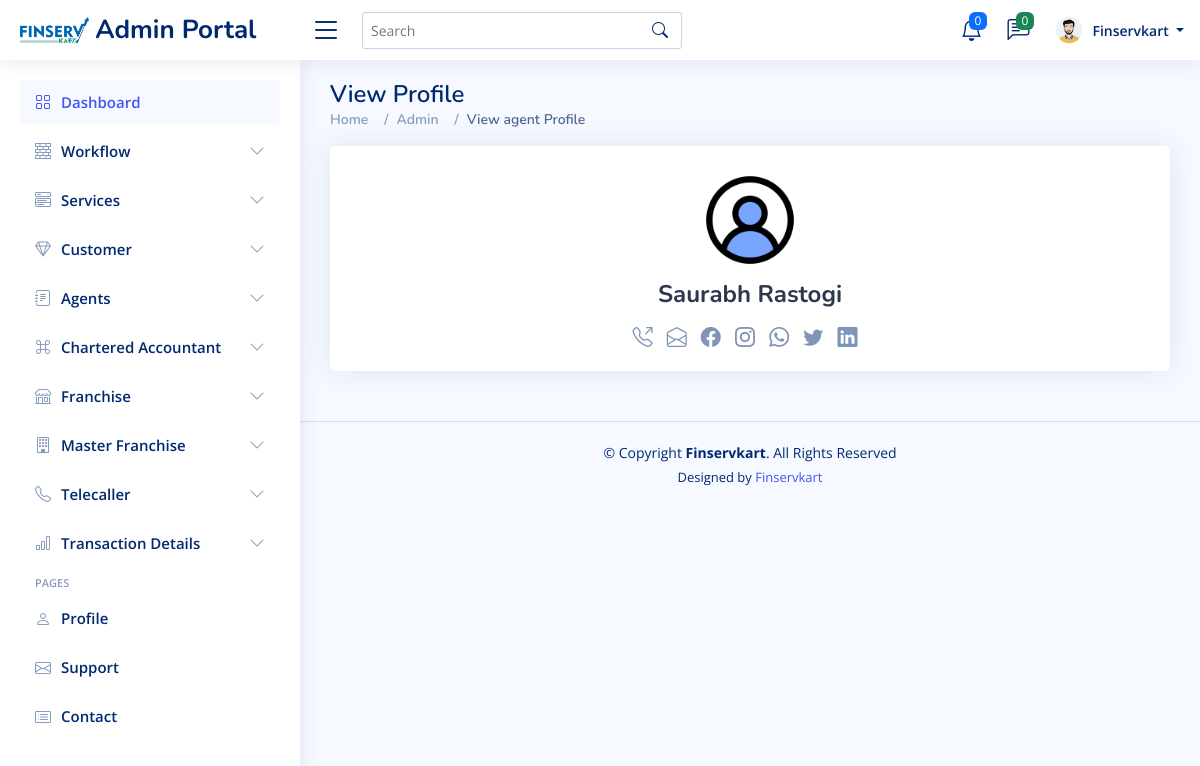
The page /admin/view-profile.php?role=agent&id=19 (signed in) on the database its author committed.
### tables this page shows
CREATE TABLE `agent` (
  `id` int(11) NOT NULL,
  `AGID` varchar(100) DEFAULT NULL,
  `fname` varchar(100) DEFAULT NULL,
  `lname` varchar(100) DEFAULT NULL,
  `email` varchar(200) DEFAULT NULL,
  `phone` varchar(255) DEFAULT NULL,
  `doc` varchar(255) DEFAULT NULL,
  `password` varchar(20) DEFAULT NULL,
  `referral` varchar(50) DEFAULT NULL,
  `regDate` varchar(50) DEFAULT NULL,
  `AGProfile` varchar(255) DEFAULT NULL,
  `address` varchar(255) DEFAULT NULL,
  `fb` varchar(255) DEFAULT NULL,
  `insta` varchar(255) DEFAULT NULL,
  `linkedin` varchar(255) DEFAULT NULL,
  `twitter` varchar(255) DEFAULT NULL,
  `whatsapp` varchar(255) DEFAULT NULL,
  `IFSE` varchar(100) DEFAULT NULL,
  `bank` varchar(100) DEFAULT NULL,
  `branch` varchar(100) DEFAULT NULL,
  `ACNo` varchar(100) DEFAULT NULL
);

### admin/view-profile.php (the view, shortened to what this page needs)
<?php session_start();
   include_once('../include/config.php');
   if (strlen($_SESSION['adminid']==0)) {
    header('location:logout.php');
    } else{
?>
<!DOCTYPE html>
<html lang="en">
   <head>
      <link href="https://maxcdn.bootstrapcdn.com/bootstrap/4.0.0-beta/css/bootstrap.min.css" rel="stylesheet">
      <link href="assets/vendor/bootstrap/css/bootstrap.min.css" rel="stylesheet">
      <link href="assets/vendor/bootstrap-icons/bootstrap-icons.css" rel="stylesheet">
      <link href="assets/vendor/boxicons/css/boxicons.min.css" rel="stylesheet">
      <link href="assets/vendor/quill/quill.snow.css" rel="stylesheet">
      <link href="assets/vendor/quill/quill.bubble.css" rel="stylesheet">
      <link href="assets/vendor/remixicon/remixicon.css" rel="stylesheet">
      <link href="assets/vendor/simple-datatables/style.css" rel="stylesheet">
      <link href="assets/css/style.css" rel="stylesheet">
      <link rel="stylesheet" href="https://cdnjs.cloudflare.com/ajax/libs/toastr.js/latest/css/toastr.min.css">
   </head>
   <body>
      <?php include("include/header.php"); ?>
      <?php include("include/sider.php"); ?>
      <main id="main" class="main">
         <?php
            $role = $_GET['role'];
            $id = $_GET['id'];
            $query=mysqli_query($con,"select * from $role where id = $id");
            while($result=mysqli_fetch_array($query))
            {
         ?>
         <div class="pagetitle">
            <h1>View Profile</h1>
            <nav>
               <ol class="breadcrumb">
                  <li class="breadcrumb-item"><a href="index.php">Home</a></li>
                  <li class="breadcrumb-item">Admin</li>
                  <li class="breadcrumb-item active">View <?= $role ?> Profile</li>
               </ol>
            </nav>
         </div>
         <section class="section profile">
            <div class="row">
               <div class="col">
                  <div class="card">
                     <div class="card-body profile-card pt-4 d-flex flex-column align-items-center">
                        <?php
                        if ($role == "customer") {
                            $profileImage = empty($result['CProfile']) ? '../customer/assets/profile/avatar.png' : '../customer/assets/profile/' . $result['CProfile'];
                        } elseif ($role == "ca") {
                            $profileImage = empty($result['CAProfile']) ? '../CA/assets/profile/avatar.png' : '../CA/assets/profile/' . $result['CAProfile'];
                        } elseif ($role == "agent") {
                            $profileImage = empty($result['AGProfile']) ? '../agent/assets/profile/avatar.png' : '../agent/assets/profile/' . $result['AGProfile'];
                        }
                        ?>
                        <img src="<?php echo $profileImage; ?>" alt="Profile" class="rounded-circle" height="100" width="100" style="object-fit: cover;">
                        <h2><?php echo $result['fname']; ?> <?php echo $result['lname']; ?></h2>
                        <div class="social-links mt-2">
                           <a href="tel:<?php echo $result['phone']; ?>" class="facebook"><i class="bi bi-telephone-outbound"></i></a>
                           <a href="mailto::<?php echo $result['email']; ?>" class="facebook"><i class="bi bi-envelope-open"></i></a>
                           <a href="<?php echo $result['fb']; ?>" class="facebook"><i class="bi bi-facebook"></i></a>
                           <a href="<?php echo $result['insta']; ?>" class="instagram"><i class="bi bi-instagram"></i></a>
                           <a href="https://wa.me/+91<?php echo $result['whatsapp']; ?>" class="linkedin"><i class="bi bi-whatsapp"></i></a>
                           <a href="<?php echo $result['twitter']; ?>" class="twitter"><i class="bi bi-twitter"></i></a>
                           <a href="<?php echo $result['linkedin']; ?>" class="linkedin"><i class="bi bi-linkedin"></i></a>
                        </div>
                     </div>
                  </div>
               </div>
               </div>
         </section>
         <?php } ?>
      </main>
      <?php include("include/footer.php"); ?>
   </body>
</html>
<?php } ?>

### admin/include/header.php (shortened to what this page needs)
<?php session_start();
   include_once('../include/config.php');
?>
  <?php
  $query=mysqli_query($con,"select * from admin");
  while($result=mysqli_fetch_array($query))
  {?>
  <header id="header" class="header fixed-top d-flex align-items-center">
    <div class="d-flex align-items-center justify-content-between">
      <a href="dashboard.php" class="logo d-flex align-items-center">
        <img src="include/logo.webp" alt="">
        <span class="d-none d-lg-block">Admin Portal</span>
      </a>
      <i class="bi bi-list toggle-sidebar-btn"></i>
    </div>
    <div class="search-bar">
      <form class="search-form d-flex align-items-center" method="POST" action="#">
        <input type="text" name="query" placeholder="Search" title="Enter search keyword">
        <button type="submit" title="Search"><i class="bi bi-search"></i></button>
      </form>
    </div>
    <nav class="header-nav ms-auto">
      <ul class="d-flex align-items-center">
        <li class="nav-item dropdown">
          <a class="nav-link nav-icon" href="#" data-bs-toggle="dropdown">
            <i class="bi bi-bell"></i>
            <span class="badge bg-primary badge-number">0</span>
          </a>
        </li>
        <li class="nav-item dropdown">
          <a class="nav-link nav-icon" href="#" data-bs-toggle="dropdown">
            <i class="bi bi-chat-left-text"></i>
            <span class="badge bg-success badge-number">0</span>
          </a>
        </li>
        <li class="nav-item dropdown pe-3">
          <a class="nav-link nav-profile d-flex align-items-center pe-0" href="#" data-bs-toggle="dropdown">
            <?php $profileImage = empty($result['profile']) ? 'assets/profile/admin.png' : 'assets/profile/' . $result['profile'];?>
            <img src="<?php echo $profileImage; ?>" alt="Profile" class="rounded-circle" height="30" width="30" style="object-fit: cover;">
            <span class="d-none d-md-block dropdown-toggle ps-2">
            <?php
            $fullName = $result['name'];
            $nameParts = explode(" ", $fullName);
            $firstName = $nameParts[0];
            echo $firstName;
            ?>
            </span>
          </a>
        </li>
      </ul>
    </nav>
  </header>
  <?php } ?>

### admin/assets/css/style.css (style rules this page uses)
:root { scroll-behavior: smooth; }
body { font-family: "Open Sans", sans-serif; background: #f6f9ff; color: #444444; }
a { color: #4154f1; text-decoration: none; }
h1, h2, h3, h4, h5, h6 { font-family: "Nunito", sans-serif; }
#main { margin-top: 60px; padding: 20px 30px; transition: all 0.3s; }
.pagetitle { margin-bottom: 10px; }
.pagetitle h1 { font-size: 24px; margin-bottom: 0; font-weight: 600; color: #012970; }
.card { margin-bottom: 30px; border: none; border-radius: 5px; box-shadow: 0px 0 30px rgba(1, 41, 112, 0.1); }
.card-body { padding: 0 20px 20px 20px; }
.breadcrumb { font-size: 14px; font-family: "Nunito", sans-serif; color: #899bbd; font-weight: 600; }
.breadcrumb a { color: #899bbd; transition: 0.3s; }
.breadcrumb .breadcrumb-item::before { color: #899bbd; }
.breadcrumb .active { color: #51678f; font-weight: 600; }
.logo { line-height: 1; }
@media (min-width: 1200px) { .logo { width: 280px; } }
.logo img { max-height: 26px; margin-right: 6px; }
.logo span { font-size: 26px; font-weight: 700; color: #012970; font-family: "Nunito", sans-serif; }
.header { transition: all 0.5s; z-index: 997; height: 60px; box-shadow: 0px 2px 20px rgba(1, 41, 112, 0.1); background-color: #fff; padding-left: 20px; }
.header .toggle-sidebar-btn { font-size: 32px; padding-left: 10px; cursor: pointer; color: #012970; }
.header .search-bar { min-width: 360px; padding: 0 20px; }
.header .search-form { width: 100%; }
.header .search-form input { border: 0; font-size: 14px; color: #012970; border: 1px solid rgba(1, 41, 112, 0.2); padding: 7px 38px 7px 8px; border-radius: 3px; transition: 0.3s; width: 100%; }
.header .search-form button { border: 0; padding: 0; margin-left: -30px; background: none; }
.header .search-form button i { color: #012970; }
.header-nav ul { list-style: none; }
.header-nav>ul { margin: 0; padding: 0; }
.header-nav .nav-icon { font-size: 22px; color: #012970; margin-right: 25px; position: relative; }
.header-nav .nav-profile { color: #012970; }
.header-nav .nav-profile img { max-height: 36px; }
.header-nav .nav-profile span { font-size: 14px; font-weight: 600; }
.header-nav .badge-number { position: absolute; inset: -2px -5px auto auto; font-weight: normal; font-size: 12px; padding: 3px 6px; }
@media (min-width: 1200px) { #main, #footer { margin-left: 300px; } }
.profile .profile-card img { max-width: 120px; }
.profile .profile-card h2 { font-size: 24px; font-weight: 700; color: #2c384e; margin: 10px 0 0 0; }
.profile .profile-card .social-links a { font-size: 20px; display: inline-block; color: rgba(1, 41, 112, 0.5); line-height: 0; margin-right: 10px; transition: 0.3s; }

### rows shown on the page
agent: AGProfile (placeholder picture), fname "Saurabh", lname "Rastogi"

### other values the page prints
$firstName "Finservkart"
